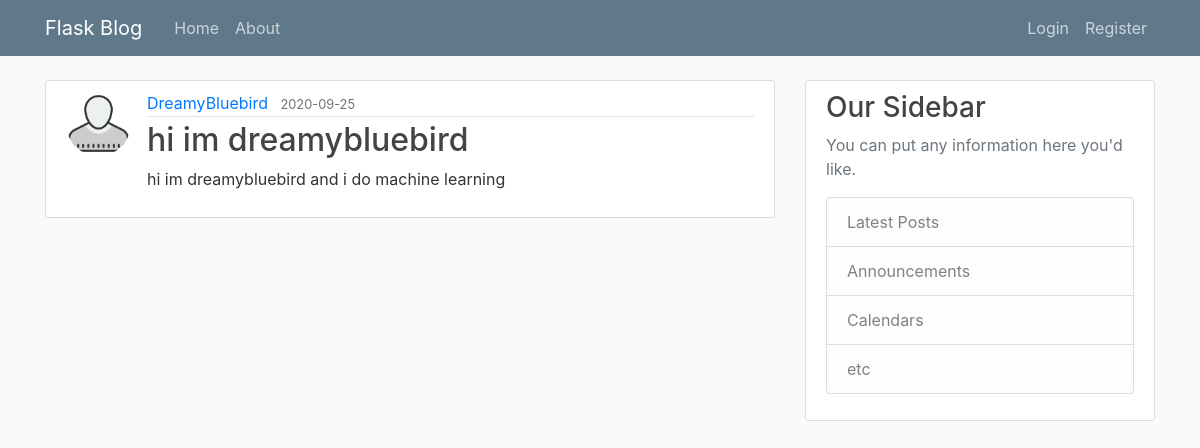
Page /post/7 on the committed database.
### fbmodules/models.py (models this page shows, shortened)
class User(db.Model, UserMixin):
    id = db.Column(db.Integer, primary_key=True)
    username = db.Column(db.String(20), unique=True, nullable=False)
    email = db.Column(db.String(120), unique=True, nullable=False)
    image_file = db.Column(db.String(20), nullable=False, default='default_icon.png')
    password = db.Column(db.String(60), unique=True, nullable=False)
    posts = db.relationship('Post', backref='author', lazy=True)

class Post(db.Model):
    id = db.Column(db.Integer, primary_key=True)
    title = db.Column(db.String(100), nullable=False)
    date_post = db.Column(db.DateTime, nullable=False, default=datetime.utcnow)
    content = db.Column(db.Text, nullable=False)
    user_id = db.Column(db.Integer, db.ForeignKey('user.id'), nullable=False)

### fbmodules/routes.py (the view)
@app.route("/post/<int:post_id>")
def show_post(post_id):
    post = Post.query.get_or_404(post_id)
    return render_template('post.html', title=post.title, post=post)

### fbmodules/templates/post.html (shortened to what this page needs)
{%  extends "layout.html" %}
{% block content %}
        <article class="media content-section">
        <img class="rounded-circle article-img" src="{{ url_for('static', filename='profile_pictures/' + post.author.image_file) }}">
          <div class="media-body">
            <div class="article-metadata">
              <a class="mr-2" href="{{ url_for('user_posts', username=post.author.username) }}">{{ post.author.username }}</a>
              <small class="text-muted">{{ post.date_post.strftime('%Y-%m-%d') }}</small>
            </div>
            <h2 class="article-title">{{ post.title }}</h2>
            <p class="article-content">{{ post.content }}</p>
          </div>
        </article>
{% endblock content %}

### fbmodules/static/main.css (style rules this page uses)
body { background: #fafafa; color: #333333; margin-top: 5rem; }
h1, h2, h3, h4, h5, h6 { color: #444444; }
.content-section { background: #ffffff; padding: 10px 20px; border: 1px solid #dddddd; border-radius: 3px; margin-bottom: 20px; }
.article-title { color: #444444; }
.article-content { white-space: pre-line; }
.article-img { height: 65px; width: 65px; margin-right: 16px; }
.article-metadata { padding-bottom: 1px; margin-bottom: 4px; border-bottom: 1px solid #e3e3e3 }

### rows in the picture
User: image_file (placeholder picture), author.username "DreamyBluebird"
Post: date_post "2020-09-25", title "hi im dreamybluebird", content "hi im dreamybluebird and i do machine learning"
